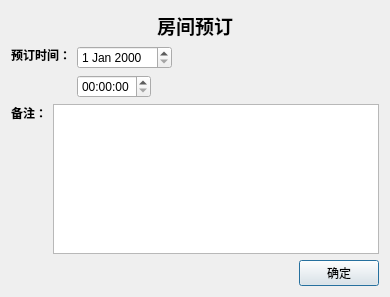
<?xml version="1.0" encoding="UTF-8"?>
<ui version="4.0">
 <class>ScheduleRoomDialog</class>
 <widget class="QDialog" name="ScheduleRoomDialog">
  <property name="geometry">
   <rect>
    <x>0</x>
    <y>0</y>
    <width>390</width>
    <height>297</height>
   </rect>
  </property>
  <property name="windowTitle">
   <string>Dialog</string>
  </property>
  <layout class="QVBoxLayout" name="verticalLayout_4">
   <item>
    <layout class="QHBoxLayout" name="horizontalLayout">
     <item>
      <spacer name="horizontalSpacer">
       <property name="orientation">
        <enum>Qt::Horizontal</enum>
       </property>
       <property name="sizeHint" stdset="0">
        <size>
         <width>40</width>
         <height>20</height>
        </size>
       </property>
      </spacer>
     </item>
     <item>
      <widget class="QLabel" name="scheduleLabel">
       <property name="font">
        <font>
         <family>微软雅黑</family>
         <pointsize>14</pointsize>
         <weight>75</weight>
         <bold>true</bold>
        </font>
       </property>
       <property name="text">
        <string>房间预订</string>
       </property>
      </widget>
     </item>
     <item>
      <spacer name="horizontalSpacer_2">
       <property name="orientation">
        <enum>Qt::Horizontal</enum>
       </property>
       <property name="sizeHint" stdset="0">
        <size>
         <width>40</width>
         <height>20</height>
        </size>
       </property>
      </spacer>
     </item>
    </layout>
   </item>
   <item>
    <layout class="QHBoxLayout" name="horizontalLayout_6">
     <item>
      <layout class="QVBoxLayout" name="verticalLayout_3">
       <item>
        <widget class="QLabel" name="scheduleTimeLabel">
         <property name="font">
          <font>
           <family>微软雅黑</family>
           <weight>75</weight>
           <bold>true</bold>
          </font>
         </property>
         <property name="text">
          <string>预订时间：</string>
         </property>
        </widget>
       </item>
       <item>
        <spacer name="verticalSpacer_2">
         <property name="orientation">
          <enum>Qt::Vertical</enum>
         </property>
         <property name="sizeHint" stdset="0">
          <size>
           <width>20</width>
           <height>40</height>
          </size>
         </property>
        </spacer>
       </item>
      </layout>
     </item>
     <item>
      <layout class="QVBoxLayout" name="verticalLayout_2">
       <item>
        <layout class="QHBoxLayout" name="horizontalLayout_4">
         <item>
          <widget class="QDateEdit" name="scheduleDateEdit"/>
         </item>
         <item>
          <spacer name="horizontalSpacer_4">
           <property name="orientation">
            <enum>Qt::Horizontal</enum>
           </property>
           <property name="sizeHint" stdset="0">
            <size>
             <width>40</width>
             <height>20</height>
            </size>
           </property>
          </spacer>
         </item>
        </layout>
       </item>
       <item>
        <layout class="QHBoxLayout" name="horizontalLayout_5">
         <item>
          <widget class="QTimeEdit" name="scheduleTimeEdit"/>
         </item>
         <item>
          <spacer name="horizontalSpacer_5">
           <property name="orientation">
            <enum>Qt::Horizontal</enum>
           </property>
           <property name="sizeHint" stdset="0">
            <size>
             <width>40</width>
             <height>20</height>
            </size>
           </property>
          </spacer>
         </item>
        </layout>
       </item>
      </layout>
     </item>
    </layout>
   </item>
   <item>
    <layout class="QHBoxLayout" name="horizontalLayout_3">
     <item>
      <layout class="QVBoxLayout" name="verticalLayout">
       <item>
        <widget class="QLabel" name="remarkLabel">
         <property name="font">
          <font>
           <family>微软雅黑</family>
           <weight>75</weight>
           <bold>true</bold>
          </font>
         </property>
         <property name="text">
          <string>备注：</string>
         </property>
        </widget>
       </item>
       <item>
        <spacer name="verticalSpacer">
         <property name="orientation">
          <enum>Qt::Vertical</enum>
         </property>
         <property name="sizeHint" stdset="0">
          <size>
           <width>20</width>
           <height>40</height>
          </size>
         </property>
        </spacer>
       </item>
      </layout>
     </item>
     <item>
      <widget class="QTextEdit" name="remarkEdit"/>
     </item>
    </layout>
   </item>
   <item>
    <layout class="QHBoxLayout" name="horizontalLayout_2">
     <item>
      <spacer name="horizontalSpacer_3">
       <property name="orientation">
        <enum>Qt::Horizontal</enum>
       </property>
       <property name="sizeHint" stdset="0">
        <size>
         <width>40</width>
         <height>20</height>
        </size>
       </property>
      </spacer>
     </item>
     <item>
      <widget class="QPushButton" name="sureButton">
       <property name="font">
        <font>
         <family>仿宋</family>
        </font>
       </property>
       <property name="text">
        <string>确定</string>
       </property>
      </widget>
     </item>
    </layout>
   </item>
  </layout>
 </widget>
 <resources/>
 <connections/>
</ui>
